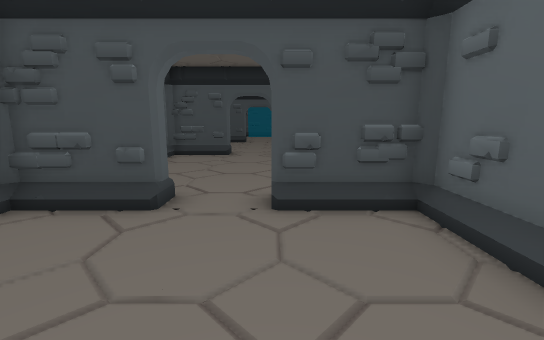
view 1 (above)

19 first-person views from a walk through a Godot game level. The camera is 1.5 m above the floor, tilts 10° down and sees 90° across. The floor is counted in squares, 1 m on a side. Each view is taken from the middle of a square. On the plan, view 1 faces up. The plan holds only what a view shows up to about 14 squares ahead; the rest is blank. The place goes on beyond the plan.

view 2
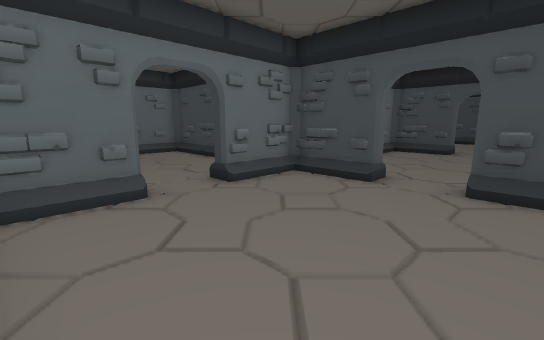

view 3
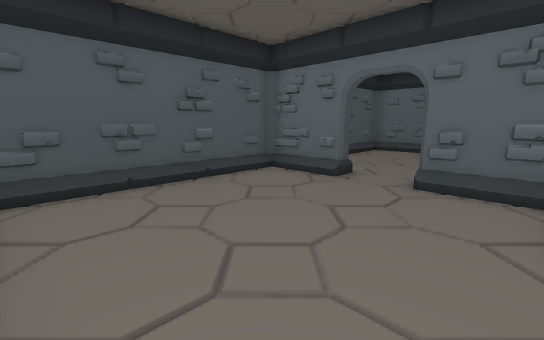

view 4
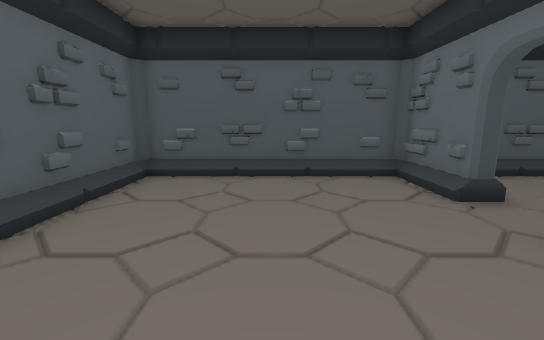

view 5
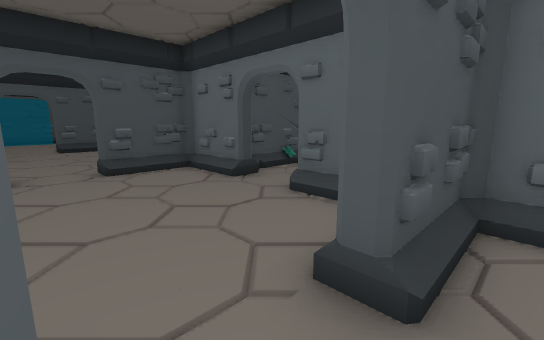

view 6
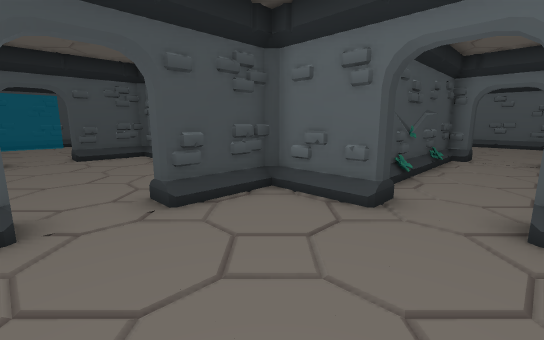

view 7
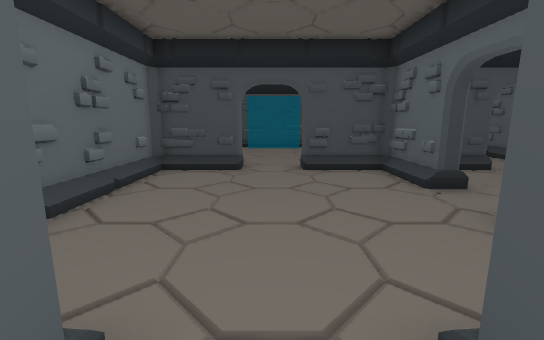

view 8
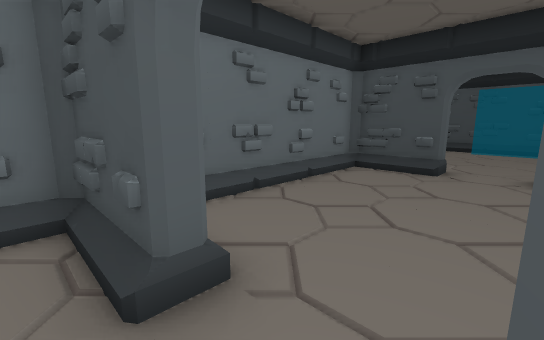

view 9
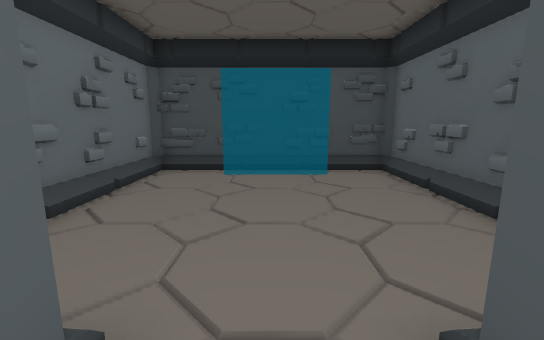

view 10
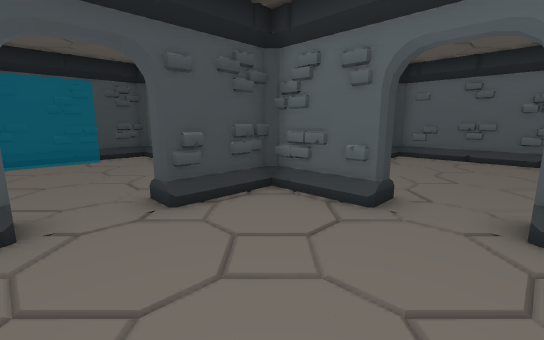

view 11
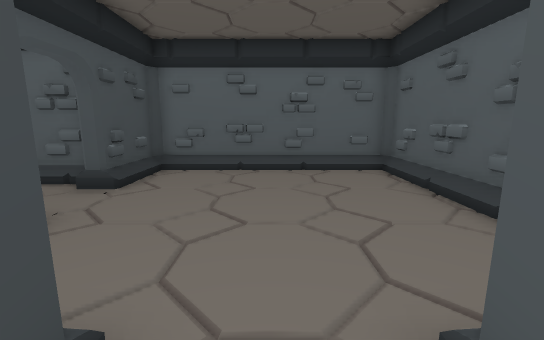

view 12
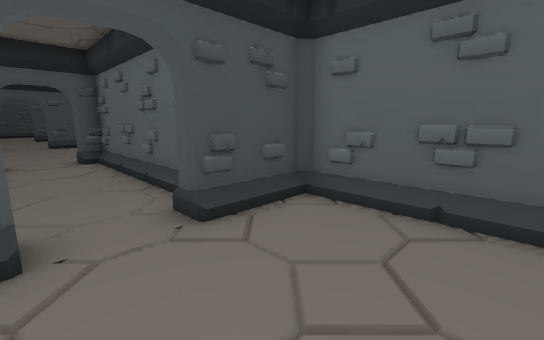

view 13
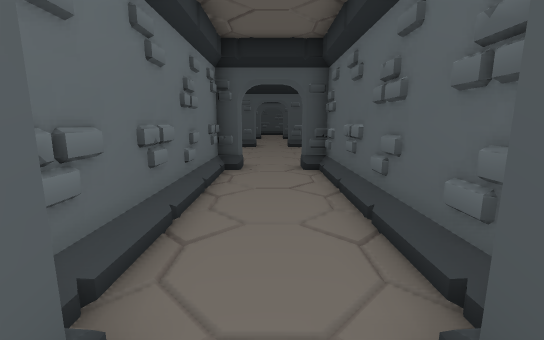

view 14
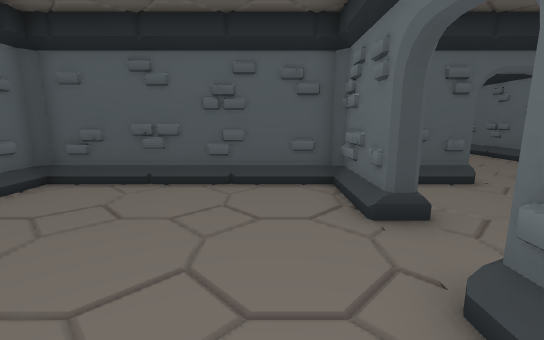

view 15
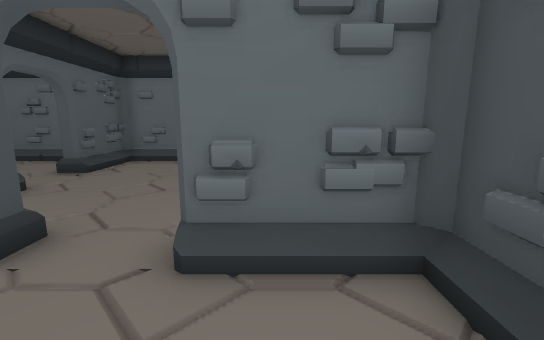

view 16
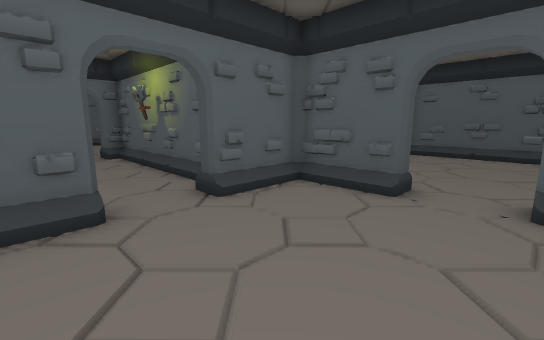

view 17
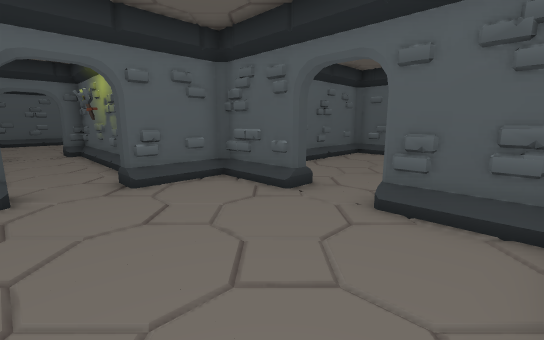

view 18
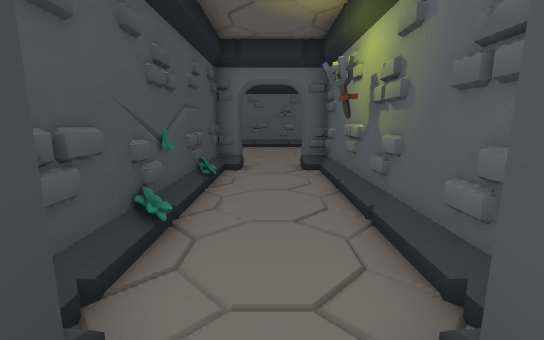

view 19
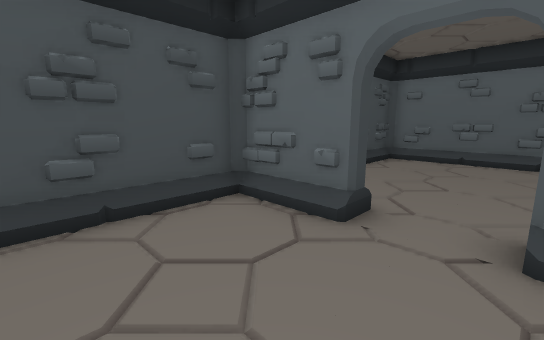

### Floor plan
Key: @ floor where view 1 was taken; # wall or solid block; . floor; T torch.
Columns run from 9 left of view 1 to 16 right of it. Each row starts with its distance up from view 1.
 34                ...
 33                ...
 32                ...
 31                ...
 30                ...
 29     ############..#
 28     #..   ..# #...#
 27     #.......# #...#
 26     #.......# #...#
 25     #.......# #...#
 24     #.......# #...#
 23      .......  #...#
 22       .....   #...#
 21     ####..######..###
 20     #.......#.......#
 19     #.......#.......#
 18     #.......#.......#
 17     #...............#
 16     #...............#
 15     #.......#.......#
 14     #.......#.......#
 13     ####.############
 12     #.......#       #
 11     #.......#########
 10     #.......#.......#.....
  9     #.....................
  8     #...........T.........
  7     #.......#########
  6     #.......#
  5 ########.####
  4 ....#.......#
  3 ....#.......#
  2 ....#.......#
  1 ............#
  0 ....#....@..#
 -1 ....#.......#
 -2 ... #.......#
 -3 ##  #########

Positions as (right, up) in squares from view 1, and headings:
1: (0, 0), facing up
2: (1, -2), facing up-left
3: (2, 4), facing down-left
4: (-1, 5), facing down
5: (-2, 4), facing up-right
6: (-2, 8), facing up-right
7: (-1, 12), facing up
8: (0, 12), facing up-left
9: (-1, 20), facing up
10: (-2, 16), facing up-right
11: (2, 17), facing right
12: (6, 17), facing up-right
13: (7, 20), facing up
14: (5, 20), facing down
15: (6, 19), facing left
16: (-2, 11), facing down-right
17: (-4, 10), facing down-right
18: (2, 9), facing right
19: (-9, 0), facing up-right
